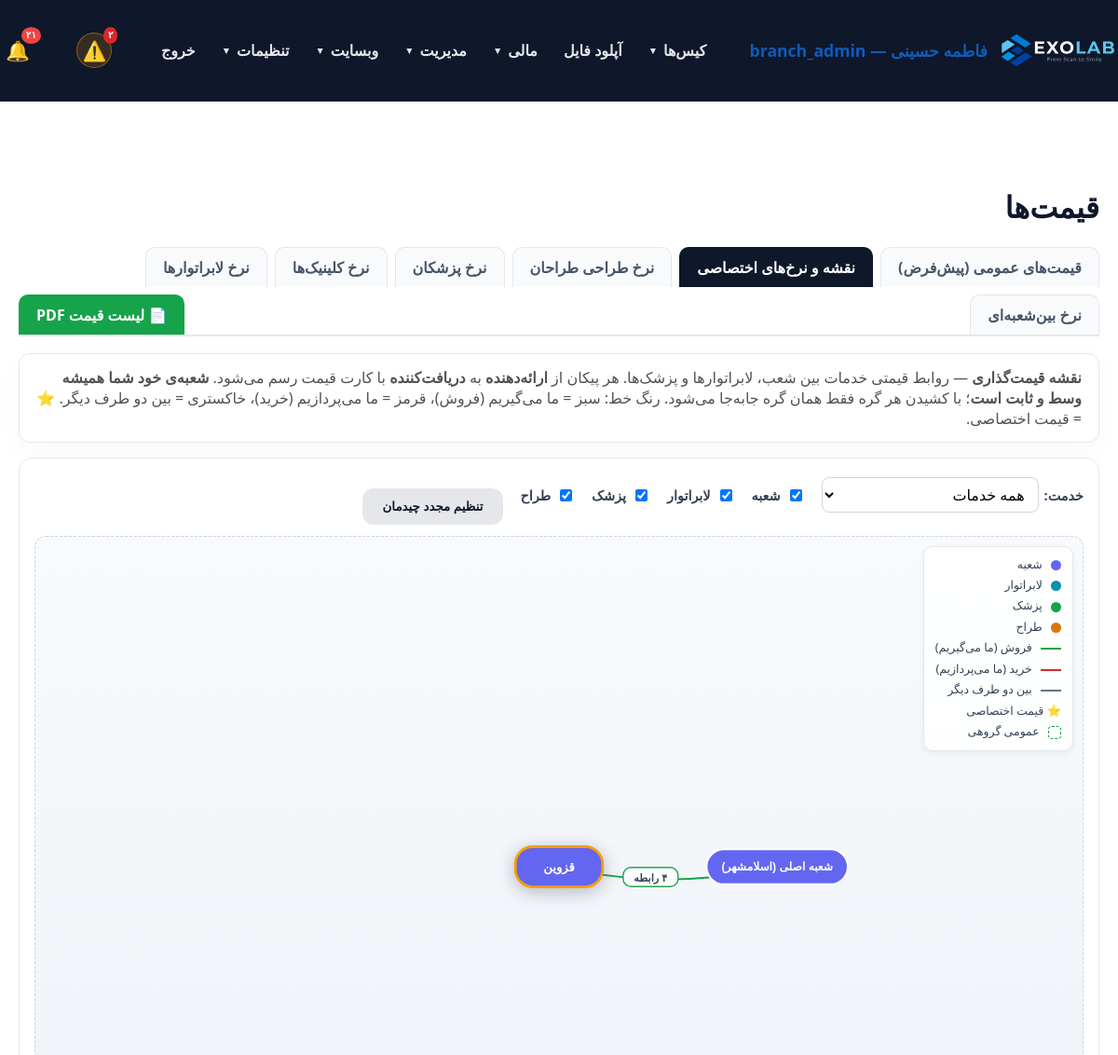
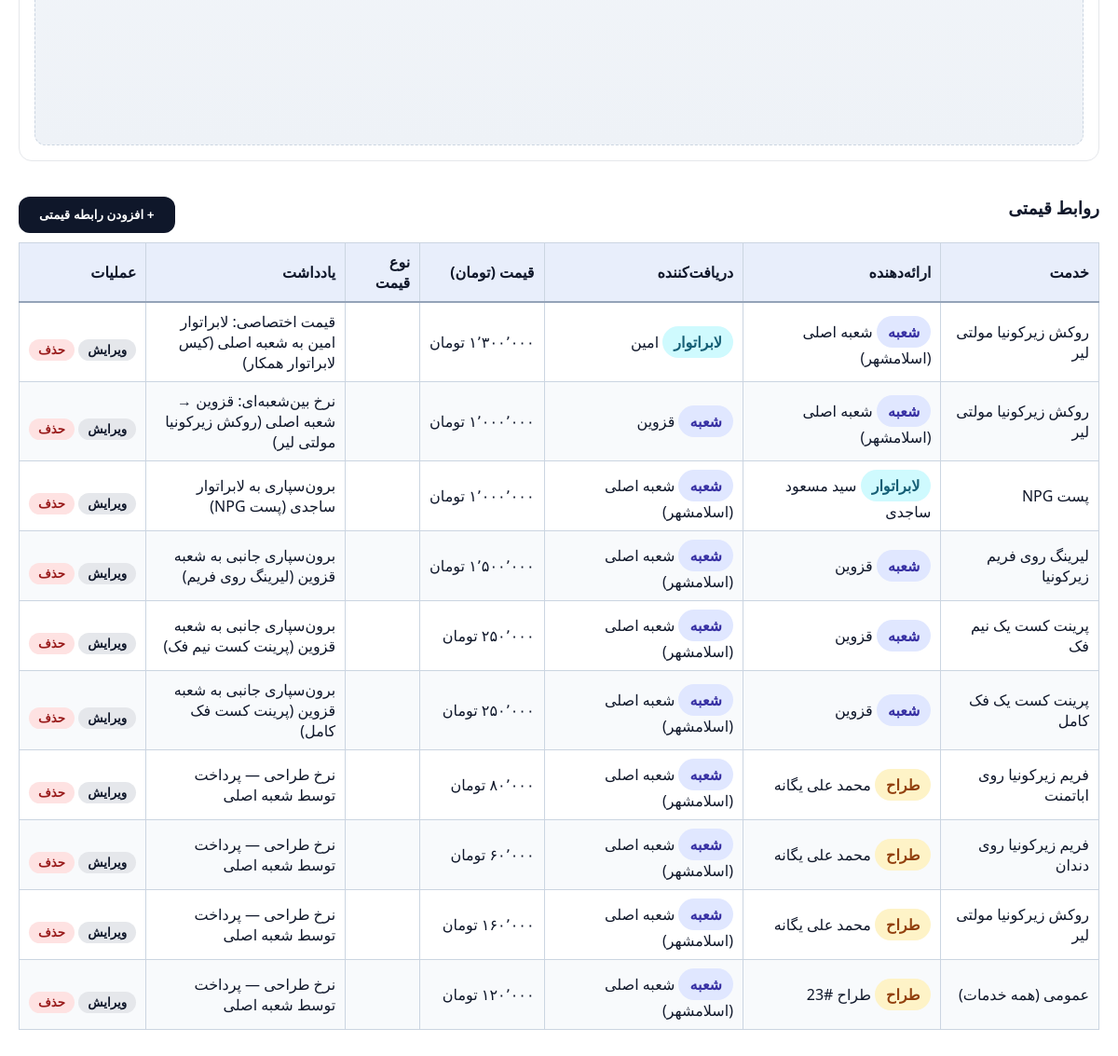
Page /panel/prices.php?tab=map (signed in) on the committed database (2 pictures, top to bottom).
### tables this page shows
CREATE TABLE `users` (
  `id` int(11) NOT NULL AUTO_INCREMENT,
  `username` varchar(100) NOT NULL,
  `password_hash` varchar(255) NOT NULL,
  `full_name` varchar(255) NOT NULL,
  `email` varchar(255) DEFAULT NULL,
  `phone` varchar(20) DEFAULT NULL,
  `role` enum('admin','doctor','staff','secretary','designer','technician','operator','powder','courier','finance','outsource_lab','customer_lab','partner_lab','clinic','branch_admin') NOT NULL DEFAULT 'staff',
  `branch_id` int(11) DEFAULT NULL,
  `clinic_id` int(11) DEFAULT NULL,
  `lab_id` int(11) DEFAULT NULL,
  `is_designer` tinyint(1) NOT NULL DEFAULT 0,
  `is_default_designer` tinyint(1) NOT NULL DEFAULT 0,
  `active` tinyint(1) DEFAULT 1,
  `last_login` datetime DEFAULT NULL,
  `created_at` datetime DEFAULT current_timestamp(),
  `updated_at` datetime DEFAULT current_timestamp() ON UPDATE current_timestamp(),
  `notes` text DEFAULT NULL,
  PRIMARY KEY (`id`),
  UNIQUE KEY `username` (`username`),
  KEY `idx_users_clinic_id` (`clinic_id`),
  KEY `idx_users_is_designer` (`is_designer`),
  CONSTRAINT `fk_users_clinic` FOREIGN KEY (`clinic_id`) REFERENCES `users` (`id`) ON DELETE SET NULL ON UPDATE CASCADE
);

CREATE TABLE `price_links` (
  `id` int(11) NOT NULL AUTO_INCREMENT,
  `service_id` int(11) DEFAULT NULL,
  `provider_type` enum('branch','lab','doctor','designer') NOT NULL,
  `provider_id` int(11) NOT NULL,
  `receiver_type` enum('branch','lab','doctor','designer') NOT NULL,
  `receiver_id` int(11) DEFAULT NULL,
  `price` decimal(15,2) NOT NULL DEFAULT 0.00,
  `price_type` enum('general','specific','outsource','design_fee','branch_default') NOT NULL DEFAULT 'general',
  `branch_id` int(11) DEFAULT NULL,
  `note` varchar(255) DEFAULT NULL,
  `active` tinyint(1) NOT NULL DEFAULT 1,
  `created_at` timestamp NOT NULL DEFAULT current_timestamp(),
  `updated_at` timestamp NOT NULL DEFAULT current_timestamp() ON UPDATE current_timestamp(),
  PRIMARY KEY (`id`),
  KEY `service_id` (`service_id`),
  KEY `provider_type` (`provider_type`,`provider_id`),
  KEY `receiver_type` (`receiver_type`,`receiver_id`)
);

### panel/price_map_tab.php (the view, shortened to what the rows shown need)
<?php
require_once __DIR__ . '/auth.php';
$branches = getAllBranches();
$labs     = db()->query("SELECT id, full_name, branch_id FROM users WHERE role IN ('outsource_lab','partner_lab','customer_lab','lab') AND active=1 ORDER BY full_name")->fetchAll();
$doctors  = db()->query("SELECT id, full_name, branch_id FROM users WHERE role='doctor' AND active=1 ORDER BY full_name")->fetchAll();
$designers = db()->query("SELECT id, full_name FROM users WHERE is_designer=1 AND active=1 ORDER BY full_name")->fetchAll();
$branchName = []; foreach ($branches as $b) $branchName[(int) $b['id']] = $b['name'];
$labName    = []; foreach ($labs as $u)     $labName[(int) $u['id']]     = $u['full_name'];
$doctorName = []; foreach ($doctors as $u)  $doctorName[(int) $u['id']]  = $u['full_name'];
$designerName = []; foreach ($designers as $u) $designerName[(int) $u['id']] = $u['full_name'];
$services = db()->query("SELECT id, title, category, price FROM site_prices WHERE active=1 ORDER BY (display_order=0) ASC, CASE WHEN display_order=0 THEN id ELSE display_order END ASC")->fetchAll();
$serviceTitle = []; foreach ($services as $s) $serviceTitle[(int) $s['id']] = $s['title'];
$links = db()->query("SELECT * FROM price_links WHERE active=1 ORDER BY id DESC")->fetchAll();
if (!function_exists('pmEntityName')) {
    function pmEntityName(array $branchName, array $labName, array $doctorName, array $designerName, string $type, int $id): string {
        if ($type === 'branch')   return $branchName[$id] ?? 'شعبه #' . $id;
        if ($type === 'lab')      return $labName[$id] ?? 'لابراتوار #' . $id;
        if ($type === 'designer') return $designerName[$id] ?? 'طراح #' . $id;
        return 'نامشخص';
    }
    function pmTypeBadge(string $type): string {
        $map = ['branch' => ['شعبه', '#e0e7ff', '#3730a3'], 'lab' => ['لابراتوار', '#cffafe', '#155e75'], 'doctor' => ['پزشک', '#dcfce7', '#166534'], 'designer' => ['طراح', '#fef3c7', '#92400e']];
        $b = $map[$type] ?? ['نامشخص', '#f3f4f6', '#374151'];
        return '<span class="badge" style="background:' . $b[1] . '; color:' . $b[2] . ';">' . $b[0] . '</span>';
    }
}
?>
<link rel="stylesheet" href="../assets/css/price-map.css">
<table class="datatable display" id="pm-table">
    <thead>
    <tr>
        <th>خدمت</th>
        <th>ارائه‌دهنده</th>
        <th>دریافت‌کننده</th>
        <th>قیمت (تومان)</th>
        <th>نوع قیمت</th>
        <th>یادداشت</th>
        <th>عملیات</th>
    </tr>
    </thead>
    <tbody>
    <?php foreach ($links as $l):
        $pn = htmlspecialchars(pmEntityName($branchName, $labName, $doctorName, $designerName, $l['provider_type'], (int) $l['provider_id']));
        $rn = $l['receiver_id'] !== null ? htmlspecialchars(pmEntityName($branchName, $labName, $doctorName, $designerName, $l['receiver_type'], (int) $l['receiver_id'])) : '<span style="color:#9ca3af;">عمومی</span>';
        $sv = ($l['service_id'] !== null && $l['service_id'] !== '') ? htmlspecialchars($serviceTitle[(int) $l['service_id']] ?? 'خدمت نامشخص') : 'عمومی (همه خدمات)';
        $kindBadge = [
            'specific' => '<span class="badge" style="background:#fef3c7; color:#92400e;">اختصاصی</span>',
            'outsource' => '<span class="badge" style="background:#fee2e2; color:#991b1b;">برون‌سپاری</span>',
            'design_fee' => '<span class="badge" style="background:#f3e8ff; color:#6b21a8;">طراحی</span>',
            'branch_default' => '<span class="badge" style="background:#e0e7ff; color:#3730a3;">پیش‌فرض شعبه</span>',
            'general' => '<span class="badge" style="background:#eef2ff; color:#4338ca;">عمومی</span>',
        ];
        $kb = $kindBadge[$l['price_type']] ?? $kindBadge['general'];
    ?>
        <tr>
            <td><?= $sv ?></td>
            <td><?= pmTypeBadge($l['provider_type']) ?> <?= $pn ?></td>
            <td><?= pmTypeBadge($l['receiver_type']) ?> <?= $rn ?></td>
            <td style="white-space:nowrap;"><?= formatAmountToman($l['price']) ?></td>
            <td><?= $kb ?></td>
            <td style="max-width:220px;"><?= htmlspecialchars((string) $l['note']) ?></td>
            <td style="white-space:nowrap;">
                <button type="button" class="btn pm-edit" style="background:#E5E7EB; color:#0F172A; padding:4px 10px;"
                        data-id="<?= (int) $l['id'] ?>"
                        data-service="<?= (int) $l['service_id'] ?>"
                        data-p-type="<?= htmlspecialchars($l['provider_type']) ?>"
                        data-p-id="<?= (int) $l['provider_id'] ?>"
                        data-r-type="<?= htmlspecialchars($l['receiver_type']) ?>"
                        data-r-id="<?= $l['receiver_id'] !== null ? (int) $l['receiver_id'] : '' ?>"
                        data-price="<?= formatTomanInput($l['price']) ?>"
                        data-price-type="<?= htmlspecialchars($l['price_type']) ?>"
                        data-note="<?= htmlspecialchars((string) $l['note']) ?>">ویرایش</button>
                <form method="post" action="delete_price_link.php" style="display:inline;" onsubmit="return confirm('این رابطه قیمتی حذف شود؟');">
                    <button class="btn" style="background:#FEE2E2; color:#991B1B; padding:4px 10px;">حذف</button>
                </form>
            </td>
        </tr>
    <?php endforeach; ?>
    </tbody>
</table>

### panel/auth.php (shortened to what the rows shown need)
<?php
require_once __DIR__ . '/db.php';
require_once __DIR__ . '/../includes/helpers.php';
function current_user() {
    static $user = null;
    if ($user !== null) return $user;
    $stmt = db()->prepare('SELECT * FROM users WHERE id = ? AND active = 1 LIMIT 1');
    $stmt->execute([(int)$_SESSION[USER_SESSION_KEY]]);
    $user = $stmt->fetch();
    return $user;
}
function is_logged_in() {
    return current_user() !== null;
}
function is_admin(): bool {
    $user = current_user();
    return $user['role'] === 'admin' || $user['role'] === 'branch_admin';
}
function require_login() {
    if (!is_logged_in()) {
        $target = getLoginRedirectUrl();
        if ($target !== '') {
            $_SESSION['login_redirect'] = $target;
        }
        header('Location: login.php');
        exit;
    }
}
function require_admin() {
    require_login();
}
function panel_layout_start($title = 'پنل مدیریت') {
    $user = current_user();
    ?>
    <!DOCTYPE html>
    <html lang="fa" dir="rtl">
    <head>
        <link rel="stylesheet" href="../assets/css/style.css">
        <link rel="stylesheet" href="../assets/css/datatables.min.css">
    </head>
    <body>
    <header class="site-header">
        <div class="container" style="justify-content: space-between;">
            <a class="brand" href="dashboard.php">
                <img src="../assets/icons/EXOLAB_LOGO_HORIZENTAL.svg" alt="EXOLAB" class="site-logo">
                <span><?= $user ? htmlspecialchars($user['full_name']) . ' — ' . $user['role'] : 'پنل' ?></span>
            </a>
        </div>
    </header>
    <main class="section">
        <div class="container">
            <h2><?= htmlspecialchars($title) ?></h2>
    <?php
}
function panel_layout_end() {
    ?>
        </div>
    </main>
    </body>
    </html>
    <?php
}

### rows in the picture
users: full_name "فاطمه حسینی", role "branch_admin"
price_links: service "روکش زیرکونیا مولتی لیر", provider_type "شعبه لابراتوار", pn "شعبه اصلی (اسلامشهر)", receiver_type+receiver "امین", price "۱٬۳۰۰٬۰۰۰ تومان", note "قیمت اختصاصی: لابراتوار امین به شعبه اصلی (کیس لابراتوار همکار)"
price_links: service "روکش زیرکونیا مولتی لیر", provider_type "شعبه شعبه", pn "شعبه اصلی (اسلامشهر)", receiver_type+receiver "قزوین", price "۱٬۰۰۰٬۰۰۰ تومان", note "نرخ بین‌شعبه‌ای: قزوین → شعبه اصلی (روکش زیرکونیا مولتی لیر)"
price_links: service "پست NPG", provider_type "لابراتوار شعبه", pn "سید مسعود ساجدی", receiver_type+receiver "شعبه اصلی (اسلامشهر)", price "۱٬۰۰۰٬۰۰۰ تومان", note "برون‌سپاری به لابراتوار ساجدی (پست NPG)"
price_links: service "لیرینگ روی فریم زیرکونیا", provider_type "شعبه شعبه", pn "قزوین", receiver_type+receiver "شعبه اصلی (اسلامشهر)", price "۱٬۵۰۰٬۰۰۰ تومان", note "برون‌سپاری جانبی به شعبه قزوین (لیرینگ روی فریم)"
price_links: service "پرینت کست یک نیم فک", provider_type "شعبه شعبه", pn "قزوین", receiver_type+receiver "شعبه اصلی (اسلامشهر)", price "۲۵۰٬۰۰۰ تومان", note "برون‌سپاری جانبی به شعبه قزوین (پرینت کست نیم فک)"
price_links: service "پرینت کست یک فک کامل", provider_type "شعبه شعبه", pn "قزوین", receiver_type+receiver "شعبه اصلی (اسلامشهر)", price "۲۵۰٬۰۰۰ تومان", note "برون‌سپاری جانبی به شعبه قزوین (پرینت کست فک کامل)"
price_links: service "فریم زیرکونیا روی اباتمنت", provider_type "طراح شعبه", pn "محمد علی یگانه", receiver_type+receiver "شعبه اصلی (اسلامشهر)", price "۸۰٬۰۰۰ تومان", note "نرخ طراحی — پرداخت توسط شعبه اصلی"
price_links: service "فریم زیرکونیا روی دندان", provider_type "طراح شعبه", pn "محمد علی یگانه", receiver_type+receiver "شعبه اصلی (اسلامشهر)", price "۶۰٬۰۰۰ تومان", note "نرخ طراحی — پرداخت توسط شعبه اصلی"
price_links: service "روکش زیرکونیا مولتی لیر", provider_type "طراح شعبه", pn "محمد علی یگانه", receiver_type+receiver "شعبه اصلی (اسلامشهر)", price "۱۶۰٬۰۰۰ تومان", note "نرخ طراحی — پرداخت توسط شعبه اصلی"
price_links: service "عمومی (همه خدمات)", provider_type "طراح شعبه", pn "طراح #23", receiver_type+receiver "شعبه اصلی (اسلامشهر)", price "۱۲۰٬۰۰۰ تومان", note "نرخ طراحی — پرداخت توسط شعبه اصلی"

### other values in the picture
toPersianDigits($notifCount > 99 ? '99+' : $notifCount) "۲۱"
$title "قیمت‌ها"
